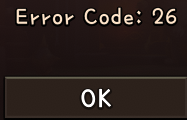
#> input picture e26.png, 187 x 120 px, given in place of temp.png, which was not available
$ python findClicks.py
#> lines starting #> are read from the running program, lines starting #| are printed output that depends on the picture; pictures that were not available may be replaced by others from this repository, and a replacement may not be noted
import cv2 as cv
import numpy as np
import os

# Change the working directory to the folder this script is in.
# Doing this because I'll be putting the files from each video in their own folder on GitHub
os.chdir(os.path.dirname(os.path.abspath(__file__)))


def findClickPositions(needle_img_path, haystack_img_path, threshold=0.5, debug_mode=None):
    # https://docs.opencv.org/4.2.0/d4/da8/group__imgcodecs.html
#> called with needle_img_path = 'clear.png', haystack_img_path = 'temp.png', threshold = 0.7, debug_mode = 'points'
    haystack_img = cv.imread(haystack_img_path, cv.IMREAD_UNCHANGED)
#> haystack_img is the input picture: shape (120, 187, 4); mean B, G, R, A 28.8, 32.4, 42.9, 255
    haystack_img = cv.cvtColor(haystack_img, cv.COLOR_BGR2GRAY)
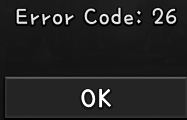
#> haystack_img: shape (120, 187); min 0, max 255, mean 35.2
    needle_img = cv.imread(needle_img_path, cv.IMREAD_UNCHANGED)
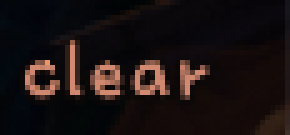
#> input picture clear.png, 58 x 27 px (shown 5 times larger)
#> needle_img is the input picture: shape (27, 58, 4); mean B, G, R, A 17.6, 17.8, 26, 255
    needle_img = cv.cvtColor(needle_img, cv.COLOR_BGR2GRAY)
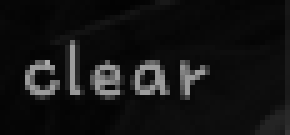
#> needle_img: shape (27, 58) (shown 5 times larger); min 2, max 170, mean 20.2
    # Save the dimensions of the needle image
    needle_w = needle_img.shape[1]
#> needle_w = 58
    needle_h = needle_img.shape[0]
#> needle_h = 27

    # There are 6 methods to choose from:
    # TM_CCOEFF, TM_CCOEFF_NORMED, TM_CCORR, TM_CCORR_NORMED, TM_SQDIFF, TM_SQDIFF_NORMED
    method = cv.TM_CCOEFF_NORMED
    result = cv.matchTemplate(haystack_img, needle_img, method)
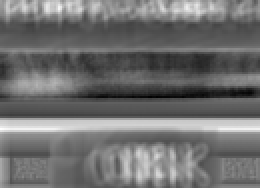
#> result: shape (94, 130) float32 (shown 2 times larger); min -0.312, max 0.358, mean -0.018; drawn with min black and max white

    # Get the all the positions from the match result that exceed our threshold
    locations = np.where(result >= threshold)
#> locations = (empty array, empty array)
    locations = list(zip(*locations[::-1]))
#> locations = []
    # print(locations)

    # You'll notice a lot of overlapping rectangles get drawn. We can eliminate those redundant
    # locations by using groupRectangles().
    # First we need to create the list of [x, y, w, h] rectangles
    rectangles = []
    for loc in locations:
        rect = [int(loc[0]), int(loc[1]), needle_w, needle_h]
        # Add every box to the list twice in order to retain single (non-overlapping) boxes
        rectangles.append(rect)
        rectangles.append(rect)
#> this loop made 0 passes
#> after the loop, rectangles = []
    # Apply group rectangles.
    # The groupThreshold parameter should usually be 1. If you put it at 0 then no grouping is
    # done. If you put it at 2 then an object needs at least 3 overlapping rectangles to appear
    # in the result. I've set eps to 0.5, which is:
    # "Relative difference between sides of the rectangles to merge them into a group."
    rectangles, weights = cv.groupRectangles(rectangles, groupThreshold=1, eps=0.5)
#> rectangles = (); weights = ()
    # print(rectangles)

    points = []
    if len(rectangles):
        # print('Found needle.')

        line_color = (0, 255, 0)
        line_type = cv.LINE_4
        marker_color = (255, 0, 255)
        marker_type = cv.MARKER_CROSS

        # Loop over all the rectangles
        for (x, y, w, h) in rectangles:

            # Determine the center position
            center_x = x + int(w / 2)
            center_y = y + int(h / 2)
            # Save the points
            points.append((center_x, center_y))

            if debug_mode == 'rectangles':
                # Determine the box position
                top_left = (x, y)
                bottom_right = (x + w, y + h)
                # Draw the box
                cv.rectangle(haystack_img, top_left, bottom_right, color=line_color,
                             lineType=line_type, thickness=2)
            elif debug_mode == 'points':
                # Draw the center point
                cv.drawMarker(haystack_img, (center_x, center_y),
                              color=marker_color, markerType=marker_type,
                              markerSize=40, thickness=2)

        # if debug_mode:
        #     cv.imshow('Matches', haystack_img)
        #     cv.waitKey()
        #     # cv.imwrite('result_click_point.jpg', haystack_img)

    return points


# points = findClickPositions('albion_cabbage.jpg', 'albion_farm.jpg', debug_mode='points')
# print(points)

points = findClickPositions('clear.png', 'temp.png',
                            threshold=0.70, debug_mode='points')
print(points)

print('Done.')
